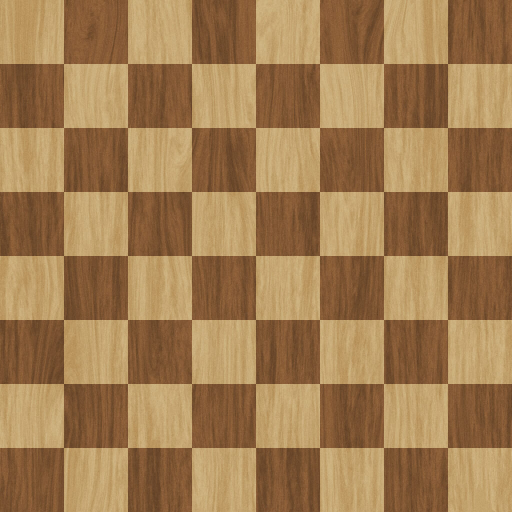
#> input picture pipeline/bretter/bilder/holz-klassisch.jpg, 1024 x 1024 px, given in place of Topsoil_16x16.png, which was not available (shown at 1/2 size)
$ python niedrig1_runde12.py ../../../../pipeline/bretter/bilder
#> lines starting #> are read from the running program, lines starting #| are printed output that depends on the picture
"""Bildwunsch von niedrig-1 (Runde 12): Rückmeldung des Autors.

Clubraum R014 und R016, Kürbishof R047 und R048.

Entwurf zum Übernehmen in ``werkzeuge/`` des privaten Repositorys. Nur Code, keine LimeZu-Dateien.
Nur Flaches und Zusammenbau aus Paketteilen (KARTENREGELN 10.71: selbst gezeichnet werden nur
Schilder, Markierungen, Böden und Plakate).

Bilder (in ``spiel/eigene/``, Breite × Höhe in Pixeln):
- ``plakat_erst_zaehlen_klein.png`` (32 × 24): das Plakat „ERST ZÄHLEN“ aus dem Clubraum, so
  niedrig, dass es ganz auf die Wand passt (die sichtbare Wand ist 26 Pixel hoch). Weißes Blatt mit
  dünnem Rand, zwei Zeilen rote Schrift, darunter das Zeichen aus zwei Feldern mit einem Pfeil.
  Warum: Das bisherige Plakat (32 × 32) ragte in die Decke (R014).
- ``acker_frei_13x18.png`` (208 × 288): Ackerboden ohne Rahmen für das Maislabyrinth des
  Kürbishofs, gekachelt aus LimeZus ``Topsoil_16x16.png`` (Modern Farm). Warum: Unter dem Mais lagen
  acht Beete mit Holzrahmen, die Ähren standen auf den Rahmen und in den Lücken (R048).
- ``acker_11x18.png`` (176 × 288): ein großes Beet mit Holzrahmen für das Kürbisfeld, aus LimeZus
  neun Teilen ``Topsoil_Arable_Big_Modular_*`` zusammengesetzt. Warum: Das Feld hatte den Boden der
  Wege (R047).

Aufruf: python niedrig1_runde12.py /home/user/schach-abenteuer-inhalte
"""

import sys
from pathlib import Path

from PIL import Image, ImageDraw
from schilder import RAHMEN, schreibe, textbreite  # im privaten Repository: werkzeuge/schilder.py

BLATT = (244, 238, 222, 255)
ROT = (190, 48, 48, 255)
PLAKAT_B, PLAKAT_H = 32, 24
BLATT_LINKS, BLATT_RECHTS = 2, 29


def _mittig(z: ImageDraw.ImageDraw, text: str, y: int) -> int:
    """Schreibt ``text`` rot und mittig auf das Blatt; gibt die linke Kante zurück."""
    links = BLATT_LINKS + (BLATT_RECHTS - BLATT_LINKS + 1 - textbreite(text)) // 2
    schreibe(z, text, links, y, ROT)
    return links


def plakat_erst_zaehlen_klein() -> Image.Image:
    """Plakat 32 × 24: Blatt mit Rand, „ERST“ und „ZAHLEN“ mit zwei Punkten über dem A, unten ein
    helles und ein dunkles Feld mit Pfeil dazwischen (erst zählen, dann schlagen)."""
    bild = Image.new("RGBA", (PLAKAT_B, PLAKAT_H))
    z = ImageDraw.Draw(bild)
    z.rectangle((BLATT_LINKS - 1, 0, BLATT_RECHTS + 1, PLAKAT_H - 1), fill=RAHMEN)
    z.rectangle((BLATT_LINKS, 1, BLATT_RECHTS, PLAKAT_H - 2), fill=BLATT)
    _mittig(z, "ERST", 2)
    links = _mittig(z, "ZAHLEN", 10)
    umlaut_x = links + textbreite("Z") + 1  # das A beginnt nach dem Z und einem Pixel Abstand
    z.point((umlaut_x, 8), fill=ROT)
    z.point((umlaut_x + 2, 8), fill=ROT)
    z.rectangle((9, 17, 12, 21), fill=BLATT, outline=RAHMEN)  # helles Feld
    z.line((14, 19, 17, 19), fill=RAHMEN)  # Pfeil
    z.point((16, 18), fill=RAHMEN)
    z.point((16, 20), fill=RAHMEN)
    z.rectangle((19, 17, 22, 21), fill=RAHMEN)  # dunkles Feld
    return bild


FARM = "modern-farm/Single_Files_16x16/0_Complete_Tileset_Singles_16x16"
KACHEL = 16
BEET_ZEILEN = ("Upper", "Middle", "Bottom")
BEET_SPALTEN = ("Left", "Middle", "Right")


def acker_frei(haupt: Path, breite: int, hoehe: int) -> Image.Image:
    """Ackerboden ohne Rahmen, ``breite`` × ``hoehe`` Kacheln aus LimeZus ``Topsoil_16x16.png``."""
#> called with breite = 13, hoehe = 18
    kachel = Image.open(haupt / FARM / "Topsoil_16x16.png").convert("RGBA")
    bild = Image.new("RGBA", (breite * KACHEL, hoehe * KACHEL))
#> bild: PIL image 208x288 RGBA; every value is 0
    for y in range(hoehe):
        for x in range(breite):
            bild.alpha_composite(kachel, (x * KACHEL, y * KACHEL))
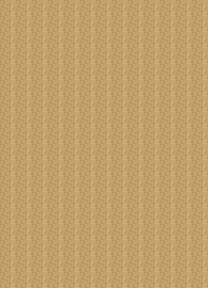
#> bild: PIL image 208x288 RGBA; mean R, G, B, A 192.9, 160.5, 106.8, 255
#> in acker, `bild = Image.new("RGBA", (breite * KACHEL, hoehe * KACHEL))`: bild: PIL image 176x288 RGBA; every value is 0
    return bild


def _beetteil(haupt: Path, zeile: str, spalte: str) -> Image.Image:
    """Ein Teil des Beets; das mittlere Teil der mittleren Zeile heißt bei LimeZu „Central“."""
#> called with zeile = 'Upper', spalte = 'Left'
    name = "Central" if (zeile, spalte) == ("Middle", "Middle") else spalte
    datei = haupt / FARM / f"Topsoil_Arable_Big_Modular_{zeile}_{name}_16x16.png"
    return Image.open(datei).convert("RGBA")
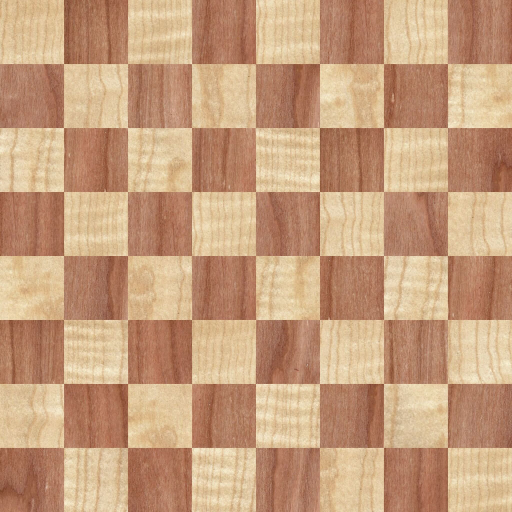
#> input picture pipeline/bretter/bilder/intarsie-ahorn.jpg, 1024 x 1024 px, given in place of Topsoil_Arable_Big_Modular_Upper_Left_16x16.png, which was not available (shown at 1/2 size)


def acker(haupt: Path, breite: int, hoehe: int) -> Image.Image:
    """Beet mit Holzrahmen, ``breite`` × ``hoehe`` Kacheln: Ecken und Ränder außen, Erde innen."""
    bild = Image.new("RGBA", (breite * KACHEL, hoehe * KACHEL))
    for y in range(hoehe):
        zeile = BEET_ZEILEN[0 if y == 0 else 2 if y == hoehe - 1 else 1]
        for x in range(breite):
            spalte = BEET_SPALTEN[0 if x == 0 else 2 if x == breite - 1 else 1]
            bild.alpha_composite(_beetteil(haupt, zeile, spalte), (x * KACHEL, y * KACHEL))
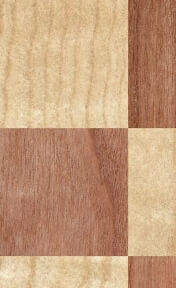
#> bild: PIL image 176x288 RGBA; mean R, G, B, A 197.2, 158, 124.4, 255
    return bild


def main(haupt: Path) -> None:
    ziel = haupt / "spiel" / "eigene"
    acker_frei(haupt, 13, 18).save(ziel / "acker_frei_13x18.png")
    acker(haupt, 11, 18).save(ziel / "acker_11x18.png")
    plakat_erst_zaehlen_klein().save(ziel / "plakat_erst_zaehlen_klein.png")


if __name__ == "__main__":
#> (the run stopped early here; a loop or call above may not have finished)
